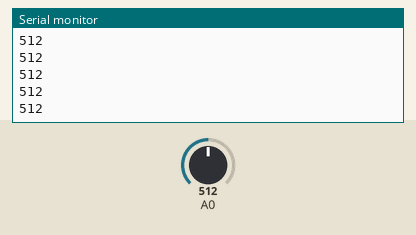
Simulated run of this sketch. Board: Arduino Uno, built with avr-gcc and run on an emulated ATmega328P. On the bench: the last lines printed to the serial monitor. The test bench sets the inputs (shaded band); at power-on: A0 = 512.

Above: at 1.2 s.
1.3 s: A0 set to 716
At 1.31 s:
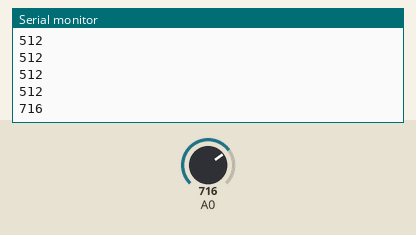
2.8 s: A0 set to 900
At 2.81 s:
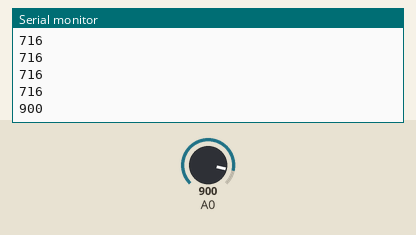
Timing chart, 0 to 5.8 s (numbered marks = the images above; inputs shaded):
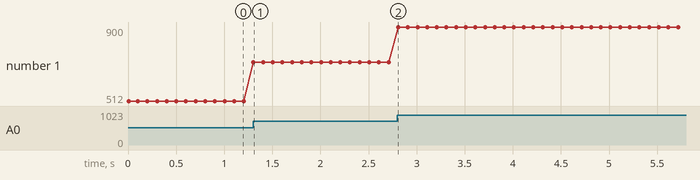

Measured:
- after the input at 1.3 s, the serial monitor: prints a new line at once (image 1)
- after the input at 2.8 s, the serial monitor: prints a new line at once (image 2)
- plotted number 1: 512 → 716 after the input at 1.3 s, 716 → 900 after the input at 2.8 s

The sketch:

ADC.ino
```cpp
int adc0, adc1;
void setup() {
  // put your setup code here, to run once:
Serial.begin(9600);
Serial.println("listo");
}

void loop() {
  // put your main code here, to run repeatedly:
adc0 = analogRead(0);
//adc1 = analogRead(1);

Serial.println(adc0);
//Serial.print("   ");
//Serial.println(adc1);
delay(100);

}
```
